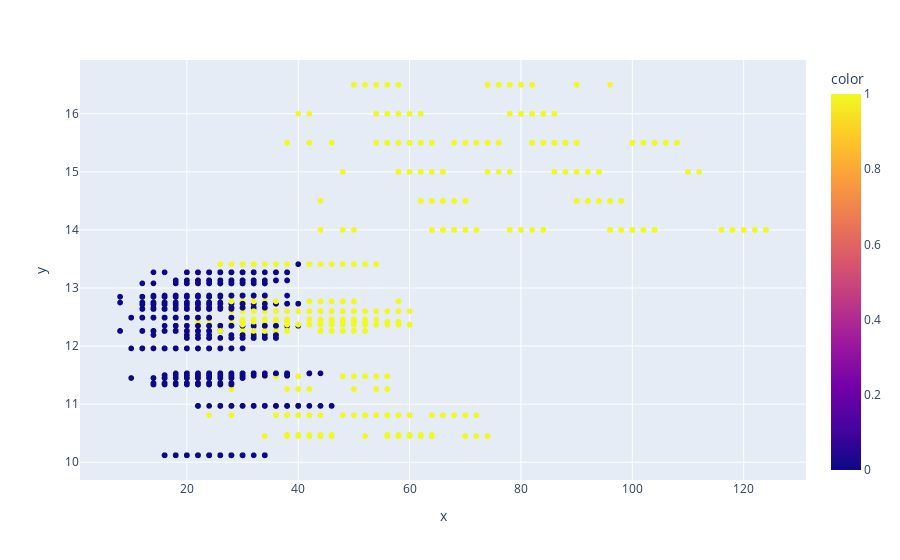

The cell this chart's notebook holds for it:
### Code cell
data.plot(feature='QUANTITY_SOLD', target='PRICE_PER_UNIT', color=data_with_classes.iloc[:,-1])

### Figure 1 — Plotly figure (JSON) as saved in the notebook; plotly's stock layout.template omitted (floating-point values rounded to 4 significant figures; data arrays with more than 128 entries replaced by an {"elided": "..."} marker saying what was removed)
{"data": [{"hovertemplate": "x=%{x}<br>y=%{y}<br>color=%{marker.color}<extra></extra>", "legendgroup": "", "marker": {"color": {"elided": "4093 int values"}, "coloraxis": "coloraxis", "symbol": "circle"}, "mode": "markers", "name": "", "showlegend": false, "type": "scattergl", "x": {"elided": "4093 int values"}, "xaxis": "x", "y": {"elided": "4093 float values"}, "yaxis": "y"}], "layout": {"coloraxis": {"colorbar": {"title": {"text": "color"}}, "colorscale": [[0, "#0d0887"], [0.1111, "#46039f"], [0.2222, "#7201a8"], [0.3333, "#9c179e"], [0.4444, "#bd3786"], [0.5556, "#d8576b"], [0.6667, "#ed7953"], [0.7778, "#fb9f3a"], [0.8889, "#fdca26"], [1, "#f0f921"]]}, "legend": {"tracegroupgap": 0}, "margin": {"t": 60}, "xaxis": {"anchor": "y", "domain": [0, 1], "title": {"text": "x"}}, "yaxis": {"anchor": "x", "domain": [0, 1], "title": {"text": "y"}}}}
